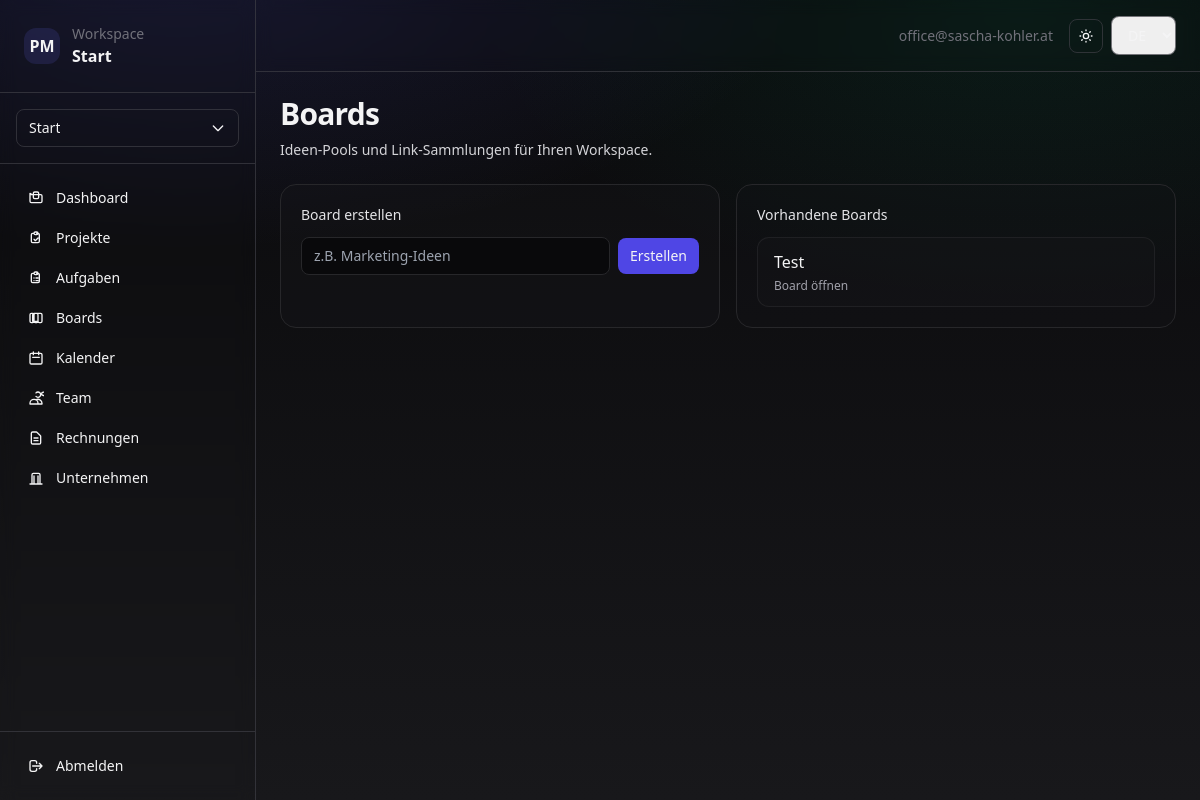
/app/boards/ (signed in), run on the app's committed database.
### apps/tenants/models.py (models this page shows, shortened)
class Organization(models.Model):
    id = models.UUIDField(primary_key=True, default=uuid.uuid4, editable=False)
    name = models.CharField(max_length=255)
    slug = models.SlugField(max_length=255, unique=True)
    created_at = models.DateTimeField(auto_now_add=True)

### apps/accounts/models.py (models this page shows, shortened)
class User(AbstractBaseUser, PermissionsMixin):
    email = models.EmailField(unique=True)
    name = models.CharField(max_length=255, blank=True, default="")
    is_staff = models.BooleanField(default=False)
    is_active = models.BooleanField(default=True)
    date_joined = models.DateTimeField(auto_now_add=True)
    objects = UserManager()
    USERNAME_FIELD = "email"
    REQUIRED_FIELDS: list[str] = []

### apps/boards/models.py (models this page shows, shortened)
class Board(models.Model):
    id = models.UUIDField(primary_key=True, default=uuid.uuid4, editable=False)
    organization = models.ForeignKey(
        Organization, on_delete=models.CASCADE, related_name="boards"
    )
    title = models.CharField(max_length=255)
    created_by = models.ForeignKey(
        settings.AUTH_USER_MODEL,
        on_delete=models.PROTECT,
        related_name="created_boards",
    )
    created_at = models.DateTimeField(auto_now_add=True)
    updated_at = models.DateTimeField(auto_now=True)

### apps/web/views/boards.py (the view)
# urls.py: path("boards/", views.boards_page, name="boards"),
@login_required
def boards_page(request):
    if request.active_org is None:
        return redirect("web:onboarding")
    boards = Board.objects.filter(organization=request.active_org).order_by("title")
    context = {
        **web_shell_context(request),
        "boards": boards,
    }
    return render(request, "web/app/boards/page.html", context)

### apps/web/views/utils.py (called while the page is built)
def web_shell_context(request) -> dict:
    from apps.tenants.models import Organization
    membership = None
    is_owner = False
    if request.active_org is not None:
        membership = Membership.objects.filter(
            organization=request.active_org,
            user=request.user
        ).only("role").first()
        if membership:
            is_owner = membership.role == Membership.Role.OWNER
    return {
        "org": request.active_org,
        "active_org": request.active_org,
        "orgs": Organization.objects.filter(memberships__user=request.user).distinct(),
        "user_membership": membership,
        "is_owner": is_owner,
    }

### templates/web/app/boards/page.html (shortened to what this page needs)
{% extends "web/app/layout.html" %}
{% load i18n %}
{% block content %}
<div class="flex items-end justify-between gap-6">
  <div>
    <h1 class="text-3xl font-semibold tracking-tight">{% trans "Boards" %}</h1>
    <p class="mt-2 text-sm text-zinc-300">{% trans "Idea pools and link collections for your workspace." %}</p>
  </div>
</div>
<div class="mt-6 grid grid-cols-1 md:grid-cols-2 gap-4">
  <div class="rounded-2xl border border-zinc-800 bg-zinc-900/30 p-5">
    <div class="text-sm font-medium text-zinc-200">{% trans "Create board" %}</div>
    <form method="post" action="{% url 'web:boards_create' %}" class="mt-3 flex items-center gap-2">
      <input name="title" required placeholder="{% trans 'e.g. Marketing Ideas' %}"
             class="flex-1 rounded-lg bg-zinc-950 border border-zinc-800 px-3 py-2 text-sm outline-none focus:ring-2 focus:ring-indigo-500" />
      <button type="submit" class="rounded-lg bg-indigo-600 hover:bg-indigo-500 transition px-3 py-2 text-sm font-medium">
        {% trans "Create" %}
      </button>
    </form>
  </div>
  <div class="rounded-2xl border border-zinc-800 bg-zinc-900/20 p-5">
    <div class="text-sm font-medium text-zinc-200">{% trans "Existing boards" %}</div>
    <div class="mt-3 space-y-2">
      {% if boards %}
        {% for b in boards %}
          <a href="{% url 'web:board_detail' b.id %}" class="block rounded-xl border border-zinc-800/70 bg-zinc-900/35 px-4 py-3 hover:bg-zinc-900/55">
            <div class="font-medium">{{ b.title }}</div>
            <div class="mt-1 text-xs text-zinc-400">{% trans "Open board" %}</div>
          </a>
        {% endfor %}
      {% else %}
        <div class="text-sm text-zinc-400">{% trans "No boards yet." %}</div>
      {% endif %}
    </div>
  </div>
</div>
{% endblock %}

### templates/web/app/layout.html (shortened to what this page needs)
{% extends "web/base.html" %}
{% load i18n %}
{% block body %}
<div class="min-h-screen flex">
  <div class="w-64 border-r border-theme bg-sidebar/40 backdrop-blur flex flex-col" x-data="{sidebarOpen: false}">
    <div class="p-6 border-b border-theme">
      <div class="flex items-center gap-3">
        <a href="{% url 'web:home' %}" class="h-9 w-9 rounded-xl bg-accent border-accent flex items-center justify-center font-semibold">PM</a>
        <div class="flex-1 min-w-0">
          <div class="text-sm text-muted">{% trans "Workspace" %}</div>
          <div class="font-semibold truncate">{{ org.name }}</div>
        </div>
      </div>
    </div>
    <div class="p-4 border-b border-theme" x-data="{workspaceOpen:false}">
      <button @click="workspaceOpen = !workspaceOpen" class="w-full flex items-center justify-between px-3 py-2 rounded-lg border border-theme bg-secondary/40 hover:bg-tertiary/60 text-sm">
        <span class="truncate">{{ org.name }}</span>
        <svg class="w-4 h-4 ml-2 flex-shrink-0" fill="none" stroke="currentColor" viewBox="0 0 24 24">
          <path stroke-linecap="round" stroke-linejoin="round" stroke-width="2" d="M19 9l-7 7-7-7"></path>
        </svg>
      </button>
    </div>
    <nav class="flex-1 p-4">
      <div class="space-y-1">
        <a href="{% url 'web:home' %}" class="flex items-center gap-3 px-3 py-2 rounded-lg text-sm hover:bg-secondary/40">
          {% trans "Dashboard" %}
        </a>
        <a href="{% url 'web:projects' %}" class="flex items-center gap-3 px-3 py-2 rounded-lg text-sm hover:bg-secondary/40">
          <svg class="w-4 h-4" fill="none" stroke="currentColor" viewBox="0 0 24 24">
            <path stroke-linecap="round" stroke-linejoin="round" stroke-width="2" d="M9 5H7a2 2 0 00-2 2v10a2 2 0 002 2h8a2 2 0 002-2V7a2 2 0 00-2-2h-2M9 5a2 2 0 002 2h2a2 2 0 002-2M9 5a2 2 0 012-2h2a2 2 0 012 2m-6 9l2 2 4-4"></path>
          </svg>
          {% trans "Projects" %}
        </a>
        <a href="{% url 'web:tasks' %}" class="flex items-center gap-3 px-3 py-2 rounded-lg text-sm hover:bg-secondary/40">
          {% trans "Tasks" %}
        </a>
        <a href="{% url 'web:boards' %}" class="flex items-center gap-3 px-3 py-2 rounded-lg text-sm hover:bg-secondary/40">
          {% trans "Boards" %}
        </a>
        <a href="{% url 'web:calendar' %}" class="flex items-center gap-3 px-3 py-2 rounded-lg text-sm hover:bg-secondary/40">
          <svg class="w-4 h-4" fill="none" stroke="currentColor" viewBox="0 0 24 24">
            <path stroke-linecap="round" stroke-linejoin="round" stroke-width="2" d="M8 7V3m8 4V3m-9 8h10M5 21h14a2 2 0 002-2V7a2 2 0 00-2-2H5a2 2 0 00-2 2v12a2 2 0 002 2z"></path>
          </svg>
          {% trans "Calendar" %}
        </a>
        <a href="{% url 'web:team' %}" class="flex items-center gap-3 px-3 py-2 rounded-lg text-sm hover:bg-secondary/40">
          <svg class="w-4 h-4" fill="none" stroke="currentColor" viewBox="0 0 24 24">
            <path stroke-linecap="round" stroke-linejoin="round" stroke-width="2" d="M12 4.354a4 4 0 110 5.292M15 21H3v-1a6 6 0 0112 0v1zm0 0h6v-1a6 6 0 00-9-5.197m13.5-9a2.5 2.5 0 11-5 0 2.5 2.5 0 015 0z"></path>
          </svg>
          {% trans "Team" %}
        </a>
        <a href="{% url 'web:invoices' %}" class="flex items-center gap-3 px-3 py-2 rounded-lg text-sm hover:bg-secondary/40">
          <svg class="w-4 h-4" fill="none" stroke="currentColor" viewBox="0 0 24 24">
            <path stroke-linecap="round" stroke-linejoin="round" stroke-width="2" d="M9 12h6m-6 4h6m2 5H7a2 2 0 01-2-2V5a2 2 0 012-2h5.586a1 1 0 01.707.293l5.414 5.414a1 1 0 01.293.707V19a2 2 0 01-2 2z"></path>
          </svg>
          {% trans "Invoices" %}
        </a>
        <a href="{% url 'web:companies' %}" class="flex items-center gap-3 px-3 py-2 rounded-lg text-sm hover:bg-secondary/40">
          <svg class="w-4 h-4" fill="none" stroke="currentColor" viewBox="0 0 24 24">
            <path stroke-linecap="round" stroke-linejoin="round" stroke-width="2" d="M3 21h18M6 21V7a2 2 0 012-2h8a2 2 0 012 2v14M9 21V9m6 12V9"></path>
          </svg>
          {% trans "Companies" %}
        </a>
      </div>
    </nav>
    <div class="p-4 border-t border-theme">
      <form method="post" action="{% url 'logout' %}">
        <button type="submit" class="w-full flex items-center gap-3 px-3 py-2 rounded-lg text-sm hover:bg-secondary/40">
          <svg class="w-4 h-4" fill="none" stroke="currentColor" viewBox="0 0 24 24">
            <path stroke-linecap="round" stroke-linejoin="round" stroke-width="2" d="M17 16l4-4m0 0l-4-4m4 4H7m6 4v1a3 3 0 01-3 3H6a3 3 0 01-3-3V7a3 3 0 013-3h4a3 3 0 013 3v1"></path>
          </svg>
          {% trans "Logout" %}
        </button>
      </form>
    </div>
  </div>
  <div class="flex-1 flex flex-col">
    <div class="border-b border-theme bg-header/40 backdrop-blur">
      <div class="px-6 py-4 flex items-center justify-between">
        <div class="flex items-center gap-2" x-data="{userMenuOpen:false}">
          <div class="hidden md:block text-sm text-muted mr-2">
            {% if request.user.name %}
              {{ request.user.name }} · {{ request.user.email }}
            {% else %}
              {{ request.user.email }}
            {% endif %}
          </div>
          <button onclick="toggleTheme()" class="hidden md:block p-2 rounded-lg border border-theme bg-secondary/40 hover:bg-tertiary/60 transition-colors" title="{% trans 'Toggle theme' %}">
            <svg class="w-4 h-4" fill="none" stroke="currentColor" viewBox="0 0 24 24">
              <path stroke-linecap="round" stroke-linejoin="round" stroke-width="2" d="M12 3v1m0 16v1m9-9h-1M4 12H3m15.364 6.364l-.707-.707M6.343 6.343l-.707-.707m12.728 0l-.707.707M6.343 17.657l-.707.707M16 12a4 4 0 11-8 0 4 4 0 018 0z"></path>
            </svg>
          </button>
          <form action="{% url 'set_language' %}" method="post" class="hidden md:block">
            <select name="language" onchange="this.form.submit()" class="rounded-lg border border-theme bg-secondary/40 px-3 py-2 text-sm hover:bg-tertiary/60">
              {% get_current_language as CURRENT_LANGUAGE %}
              <option value="de" {% if CURRENT_LANGUAGE == 'de' %}selected{% endif %}>DE</option>
            </select>
          </form>
        </div>
      </div>
    </div>
    <div class="flex-1 p-6">
      {% block content %}{% endblock %}
    </div>
  </div>
</div>
{% endblock %}

### templates/web/base.html (style rules this page uses)
:root { --bg-primary: rgb(255, 255, 255); --bg-secondary: rgb(249, 250, 251); --bg-tertiary: rgb(243, 244, 246); --bg-sidebar: rgb(255, 255, 255); --bg-header: rgb(255, 255, 255); --text-primary: rgb(17, 24, 39); --text-secondary: rgb(107, 114, 128); --text-muted: rgb(156, 163, 175); --border-color: rgb(229, 231, 235); --border-hover: rgb(209, 213, 219); --accent-bg: rgba(99, 102, 241, 0.1); --accent-border: rgba(99, 102, 241, 0.2); --gradient-1: radial-gradient(1200px 600px at 15% -10%, rgba(99, 102, 241, 0.08), transparent 55%); --gradient-2: radial-gradient(900px 500px at 85% 0%, rgba(16, 185, 129, 0.05), transparent 60%); --gradient-bg: linear-gradient(to bottom, rgb(255, 255, 255), rgb(249, 250, 251)); --selection-bg: rgba(99, 102, 241, 0.2); --selection-text: rgb(17, 24, 39); --scrollbar-track: rgb(243, 244, 246); --scrollbar-thumb: rgb(156, 163, 175); --scrollbar-thumb-hover: rgb(107, 114, 128); }
[data-theme="dark"] { --bg-primary: rgb(9, 9, 11); --bg-secondary: rgb(24, 24, 27); --bg-tertiary: rgb(39, 39, 42); --bg-sidebar: rgb(15, 15, 17); --bg-header: rgb(15, 15, 17); --text-primary: rgb(244, 244, 245); --text-secondary: rgb(161, 161, 170); --text-muted: rgb(113, 113, 122); --border-color: rgba(63, 63, 70, 0.7); --border-hover: rgba(82, 82, 91, 0.7); --accent-bg: rgba(99, 102, 241, 0.15); --accent-border: rgba(99, 102, 241, 0.35); --gradient-1: radial-gradient(1200px 600px at 15% -10%, rgba(99, 102, 241, 0.18), transparent 55%); --gradient-2: radial-gradient(900px 500px at 85% 0%, rgba(16, 185, 129, 0.10), transparent 60%); --gradient-bg: linear-gradient(to bottom, rgb(9, 9, 11), rgb(24, 24, 27)); --selection-bg: rgba(99, 102, 241, 0.35); --selection-text: rgb(250, 250, 250); --scrollbar-track: rgb(24, 24, 27); --scrollbar-thumb: rgb(113, 113, 122); --scrollbar-thumb-hover: rgb(161, 161, 170); }
* { transition: background-color 0.3s ease, color 0.3s ease, border-color 0.3s ease; }
body { background: var(--gradient-1), var(--gradient-2), var(--gradient-bg); color: var(--text-primary); }
.text-muted { color: var(--text-muted); }
.border-theme { border-color: var(--border-color); }
.bg-accent { background-color: var(--accent-bg); }
.border-accent { border-color: var(--accent-border); }

### data on the page
Organization: name "Start"
User: user.email "office@sascha-kohler.at"
Board: title "Test"
